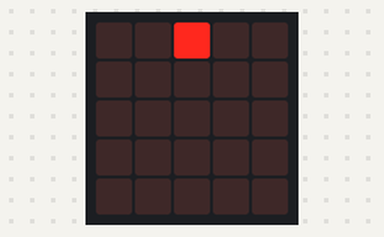
Simulated run of this program. Board: BBC micro:bit (MakeCode). On the bench: the board's 5×5 LED display. Random numbers come from a fixed seed.

Above: at 0.11 s.
At 5.17 s:
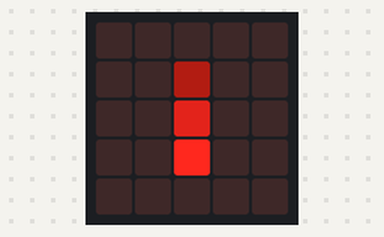
At 10.06 s:
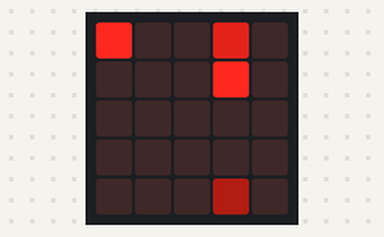
At 19.96 s:
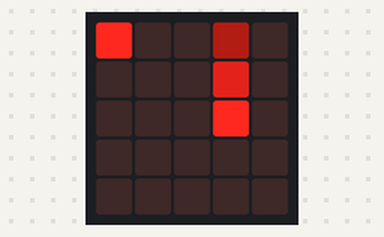
At 29.85 s:
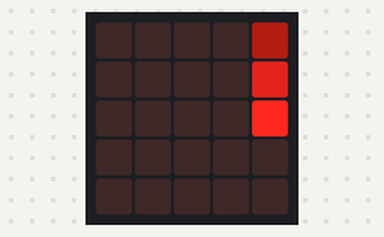
At 39.76 s:
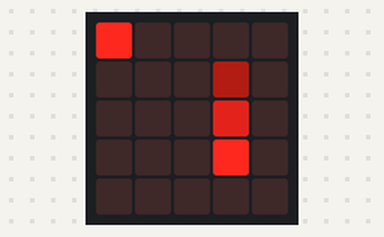

The program:

main.ts
```typescript
let x = 2
let x2 = 2
let x3 = 2
let y = 0
let y2 = -1
let y3 = -2
let direction = 1
basic.forever(function () {
    led.plot(x, y)
    led.plotBrightness(x, y, 255)
    led.plot(x2, y2)
    led.plotBrightness(x2, y2, 167)
    led.plot(x3, y3)
    led.plotBrightness(x3, y3, 58)
    basic.pause(200)
    led.unplot(x3, y3)
    led.unplot(x2, y2)
    led.unplot(x, y)
    y += direction
    if (y > 4) {
        led.unplot(x, y)
        y = 0
        x = randint(0, 4)
    }
    y2 += 1
    if (y2 > 4) {
        led.unplot(x2, y2)
        y2 = 0
        x2 = x
    }
    y3 += 1
    if (y3 > 4) {
        led.unplot(x3, y3)
        y3 = 0
        x3 = x
    }
    if (x == 3) {
        let k = 0
        let z = 0
        led.plot(z, k)
        led.plotBrightness(x, y, 255)
        led.plot(x2, y2)
        led.plotBrightness(x2, y2, 167)
        led.plot(x3, y3)
        led.plotBrightness(x3, y3, 58)
        basic.pause(200)
        led.unplot(x3, y3)
        led.unplot(x2, y2)
        led.unplot(x, y)
        y += direction
        if (y > 4) {
            led.unplot(x, y)
            y = 0
            x = randint(0, 4)
        }
        y2 += 1
        if (y2 > 4) {
            led.unplot(x2, y2)
            y2 = 0
            x2 = x
        }
        y3 += 1
        if (y3 > 4) {
            led.unplot(x3, y3)
            y3 = 0
            x3 = x
        }
    }
})
```

test.ts
```typescript
// les tests vont ici ; cela ne sera pas compilé si ce paquet est utilisé en tant qu'extension.
```
